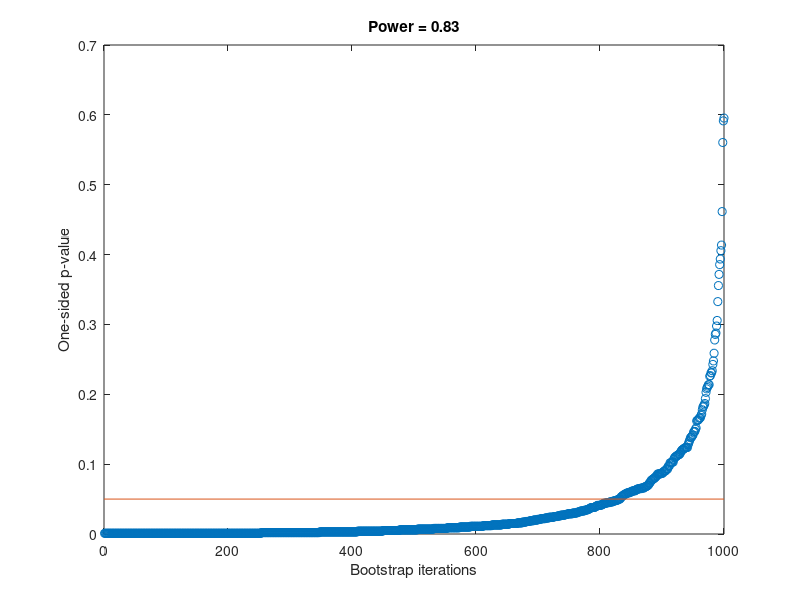

This chart was generated by the following MATLAB code:
%% bootstrap estimate of power for Aim 2
%{
Null hypothesis: stim seizures are different from spontaneous seizures
Alt hypothesis: stim seizures are drawn from same distribution as
spontaneous seizures

Assume I can measure a metric for any seizure. Assume the metric follows a
normal distribution with a std of 1. Assume the mean for the metric for
spontaneous seizures is 0, and the mean for stim seizures could be 0 (alt
hypothesis) or non-zero (null hypothesis)
%}


clear
close all

%% Parameters
nb = 1e3; % number bootstrap iterations

n_patients = 32; % from will's table
n_sz_per_pt = 10; % guesstimate
delta = 1; % minimal effect size to declare significant difference between stim and spontaneous (note this is large!)
obs_delta = 0; % Assume this is the observed effect size - assume I find no difference between the stim and spontaneous seizures
alpha = 0.05;

% re-derive the mean for the stim seizures given delta
stim_mean = delta; % z = (stim-mean(spon))/std(spon)
stim_mean_actual = obs_delta;

% first, loop over potential STUDIES I would do
one_p_all = nan(nb,1);

for ib = 1:nb

    % Make fake observed data
    spon_obs = randn(n_patients,n_sz_per_pt); % observed spontaneous
    stim_obs = randn(n_patients,1)+stim_mean_actual; % observed stim
    
    spon_mean = mean(spon_obs,2);
    spon_std = std(spon_obs,[],2);
    
    % get abs z score representing abs difference between stim and
    % spontaeous seizures (one for each patient)
    z_abs_obs = abs((stim_obs-spon_mean)./spon_std);
    
    % now generate distribution you would see under null model
    z_abs_null = nan(nb,n_patients);
    
    for jb = 1:nb
            
        stim_null = randn(n_patients,1)+stim_mean; % null stim

        % calculate the abs z score for each stim seizure
        z_abs_null(jb,:) = abs((stim_null-spon_mean)./spon_std);
    
    end
    
    % Take average across patients
    z_abs_avg_null = mean(z_abs_null,2);
    z_abs_avg_obs = mean(z_abs_obs);
    
    % one sided p value
    one_p = (sum(z_abs_avg_null <= z_abs_avg_obs)+1)/(nb+1);
    one_p_all(ib) = one_p;
    
    % plot
    if 0
        figure
        plot(sort(z_abs_avg_null),'o')
        hold on
        plot(xlim,[z_abs_avg_obs z_abs_avg_obs])
        legend({'Null','Observed'})
        title(sprintf('one-sided p = %1.3f',one_p))
        xlabel('Bootstrap iterations')
        ylabel('|z|')
        pause
        close gcf
    end

end

% Power is the proportion of studies in which I would find a significant
% result
power = (sum(one_p_all<alpha))/nb;

figure
plot(sort(one_p_all),'o')
hold on
plot(xlim,[alpha alpha])
title(sprintf('Power = %1.2f',power))
xlabel('Bootstrap iterations')
ylabel('One-sided p-value')

